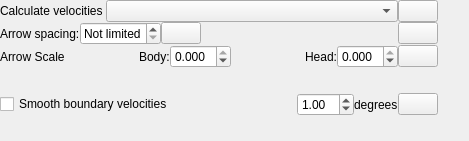
<?xml version="1.0" encoding="UTF-8"?>
<ui version="4.0">
 <class>VelocityFieldCalculatorLayerOptionsWidget</class>
 <widget class="QWidget" name="VelocityFieldCalculatorLayerOptionsWidget">
  <property name="geometry">
   <rect>
    <x>0</x>
    <y>0</y>
    <width>469</width>
    <height>141</height>
   </rect>
  </property>
  <property name="windowTitle">
   <string>Layers</string>
  </property>
  <layout class="QHBoxLayout" name="horizontalLayout">
   <property name="spacing">
    <number>0</number>
   </property>
   <property name="margin">
    <number>0</number>
   </property>
   <item>
    <layout class="QVBoxLayout" name="verticalLayout_2">
     <item>
      <layout class="QHBoxLayout" name="horizontalLayout_2">
       <property name="spacing">
        <number>0</number>
       </property>
       <item>
        <widget class="QLabel" name="solve_velocities_method_label">
         <property name="text">
          <string>Calculate velocities </string>
         </property>
        </widget>
       </item>
       <item>
        <widget class="QComboBox" name="solve_velocities_method_combobox">
         <property name="sizePolicy">
          <sizepolicy hsizetype="Expanding" vsizetype="Fixed">
           <horstretch>0</horstretch>
           <verstretch>0</verstretch>
          </sizepolicy>
         </property>
        </widget>
       </item>
       <item>
        <widget class="QPushButton" name="push_button_help_solve_velocities_method">
         <property name="toolTip">
          <string>What does this mean?</string>
         </property>
         <property name="text">
          <string/>
         </property>
         <property name="icon">
          <iconset resource="../qt-resources/qt_widgets.qrc">
           <normaloff>:/human_help_browser_16.png</normaloff>:/human_help_browser_16.png</iconset>
         </property>
        </widget>
       </item>
      </layout>
     </item>
     <item>
      <layout class="QHBoxLayout" name="horizontalLayout_3">
       <property name="spacing">
        <number>0</number>
       </property>
       <item>
        <widget class="QLabel" name="arrow_spacing_label">
         <property name="text">
          <string>Arrow spacing:</string>
         </property>
        </widget>
       </item>
       <item>
        <widget class="QDoubleSpinBox" name="arrow_spacing_spinbox">
         <property name="alignment">
          <set>Qt::AlignLeading|Qt::AlignLeft|Qt::AlignVCenter</set>
         </property>
         <property name="specialValueText">
          <string>Not limited</string>
         </property>
         <property name="decimals">
          <number>3</number>
         </property>
         <property name="maximum">
          <double>1.000000000000000</double>
         </property>
         <property name="singleStep">
          <double>0.010000000000000</double>
         </property>
         <property name="value">
          <double>0.000000000000000</double>
         </property>
        </widget>
       </item>
       <item>
        <widget class="QPushButton" name="push_button_unlimited_arrow_spacing">
         <property name="toolTip">
          <string>Not limited</string>
         </property>
         <property name="text">
          <string/>
         </property>
         <property name="icon">
          <iconset resource="../qt-resources/qt_widgets.qrc">
           <normaloff>:/gnome_window_close_22.png</normaloff>:/gnome_window_close_22.png</iconset>
         </property>
        </widget>
       </item>
       <item>
        <spacer name="horizontalSpacer_2">
         <property name="orientation">
          <enum>Qt::Horizontal</enum>
         </property>
         <property name="sizeHint" stdset="0">
          <size>
           <width>40</width>
           <height>20</height>
          </size>
         </property>
        </spacer>
       </item>
       <item>
        <widget class="QPushButton" name="push_button_help_arrow_spacing">
         <property name="toolTip">
          <string>What does this mean?</string>
         </property>
         <property name="text">
          <string/>
         </property>
         <property name="icon">
          <iconset resource="../qt-resources/qt_widgets.qrc">
           <normaloff>:/human_help_browser_16.png</normaloff>:/human_help_browser_16.png</iconset>
         </property>
        </widget>
       </item>
      </layout>
     </item>
     <item>
      <layout class="QHBoxLayout" name="horizontalLayout_4">
       <property name="spacing">
        <number>0</number>
       </property>
       <item>
        <widget class="QLabel" name="arrow_scale_label">
         <property name="text">
          <string>Arrow Scale</string>
         </property>
        </widget>
       </item>
       <item>
        <spacer name="horizontalSpacer_3">
         <property name="orientation">
          <enum>Qt::Horizontal</enum>
         </property>
         <property name="sizeHint" stdset="0">
          <size>
           <width>40</width>
           <height>20</height>
          </size>
         </property>
        </spacer>
       </item>
       <item>
        <widget class="QLabel" name="arrow_body_scale_label">
         <property name="text">
          <string>Body:</string>
         </property>
        </widget>
       </item>
       <item>
        <widget class="QDoubleSpinBox" name="arrow_body_scale_spinbox">
         <property name="decimals">
          <number>3</number>
         </property>
         <property name="minimum">
          <double>-3.000000000000000</double>
         </property>
         <property name="maximum">
          <double>0.000000000000000</double>
         </property>
         <property name="singleStep">
          <double>0.030000000000000</double>
         </property>
        </widget>
       </item>
       <item>
        <spacer name="horizontalSpacer_4">
         <property name="orientation">
          <enum>Qt::Horizontal</enum>
         </property>
         <property name="sizeHint" stdset="0">
          <size>
           <width>40</width>
           <height>20</height>
          </size>
         </property>
        </spacer>
       </item>
       <item>
        <widget class="QLabel" name="arrowhead_scale_label">
         <property name="text">
          <string>Head:</string>
         </property>
        </widget>
       </item>
       <item>
        <widget class="QDoubleSpinBox" name="arrowhead_scale_spinbox">
         <property name="decimals">
          <number>3</number>
         </property>
         <property name="minimum">
          <double>-3.000000000000000</double>
         </property>
         <property name="maximum">
          <double>0.000000000000000</double>
         </property>
         <property name="singleStep">
          <double>0.030000000000000</double>
         </property>
        </widget>
       </item>
       <item>
        <widget class="QPushButton" name="push_button_help_arrow_scale">
         <property name="toolTip">
          <string>What does this mean?</string>
         </property>
         <property name="text">
          <string/>
         </property>
         <property name="icon">
          <iconset resource="../qt-resources/qt_widgets.qrc">
           <normaloff>:/human_help_browser_16.png</normaloff>:/human_help_browser_16.png</iconset>
         </property>
        </widget>
       </item>
      </layout>
     </item>
     <item>
      <widget class="QWidget" name="velocity_smoothing_widget" native="true">
       <layout class="QHBoxLayout" name="horizontalLayout_5">
        <property name="spacing">
         <number>0</number>
        </property>
        <property name="margin">
         <number>0</number>
        </property>
        <item>
         <widget class="QCheckBox" name="velocity_smoothing_check_box">
          <property name="text">
           <string>Smooth boundary velocities</string>
          </property>
         </widget>
        </item>
        <item>
         <widget class="QWidget" name="velocity_smoothing_controls" native="true">
          <layout class="QHBoxLayout" name="horizontalLayout_6">
           <property name="spacing">
            <number>0</number>
           </property>
           <property name="margin">
            <number>0</number>
           </property>
           <item>
            <spacer name="horizontalSpacer_5">
             <property name="orientation">
              <enum>Qt::Horizontal</enum>
             </property>
             <property name="sizeHint" stdset="0">
              <size>
               <width>169</width>
               <height>20</height>
              </size>
             </property>
            </spacer>
           </item>
           <item>
            <widget class="QDoubleSpinBox" name="velocity_smoothing_distance_spinbox">
             <property name="minimum">
              <double>0.100000000000000</double>
             </property>
             <property name="maximum">
              <double>90.000000000000000</double>
             </property>
             <property name="singleStep">
              <double>0.100000000000000</double>
             </property>
             <property name="value">
              <double>1.000000000000000</double>
             </property>
            </widget>
           </item>
           <item>
            <widget class="QLabel" name="velocity_smoothing_degrees_label">
             <property name="text">
              <string>degrees</string>
             </property>
            </widget>
           </item>
           <item>
            <widget class="QPushButton" name="push_button_help_velocity_smoothing">
             <property name="toolTip">
              <string>What does this mean?</string>
             </property>
             <property name="text">
              <string/>
             </property>
             <property name="icon">
              <iconset resource="../qt-resources/qt_widgets.qrc">
               <normaloff>:/human_help_browser_16.png</normaloff>:/human_help_browser_16.png</iconset>
             </property>
            </widget>
           </item>
          </layout>
         </widget>
        </item>
       </layout>
      </widget>
     </item>
    </layout>
   </item>
   <item>
    <spacer name="horizontalSpacer">
     <property name="orientation">
      <enum>Qt::Horizontal</enum>
     </property>
     <property name="sizeHint" stdset="0">
      <size>
       <width>76</width>
       <height>20</height>
      </size>
     </property>
    </spacer>
   </item>
  </layout>
 </widget>
 <resources>
  <include location="../qt-resources/qt_widgets.qrc"/>
  <include location="../qt-resources/qt_widgets.qrc"/>
 </resources>
 <connections/>
</ui>
